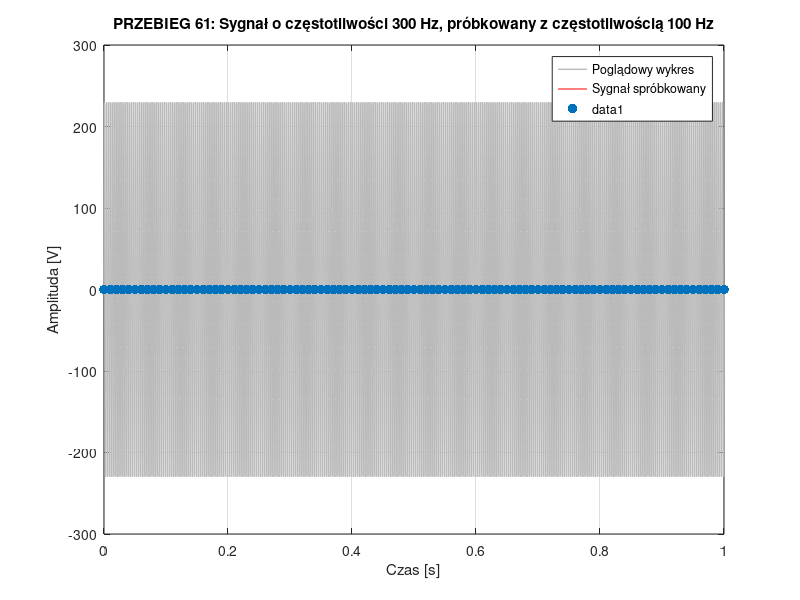

This chart was generated by the following MATLAB code:
clear all; close all; clc;

amplitude = 230;
bckg_frequency = 10000;
sampling_frequency = 100;
duration = 1;

bckg_time_domain = 0:1/bckg_frequency:duration;
time_domain = 0:1/sampling_frequency:duration;

figure;

for sin_frequency = 0:5:300
    bckg_signal = amplitude * sin(2 * pi * sin_frequency * bckg_time_domain);
    sample_values = amplitude * sin(2 * pi * sin_frequency * time_domain);

    clf;

    plot(bckg_time_domain, bckg_signal, '-', 'Color', [0.73, 0.73, 0.73], 'LineWidth', 1, 'DisplayName', 'Poglądowy wykres');
    hold on;
    plot(time_domain, sample_values, 'r-', 'DisplayName', 'Sygnał spróbkowany');
    scatter(time_domain, sample_values, 50, 'red', 'filled');

    title(sprintf('PRZEBIEG %d: Sygnał o częstotliwości %d Hz, próbkowany z częstotliwością %d Hz', sin_frequency/5 + 1, sin_frequency, sampling_frequency));
    xlabel('Czas [s]');
    ylabel('Amplituda [V]');
    legend('show');
    grid on;

    drawnow;
    pause;
end

hold off;
 